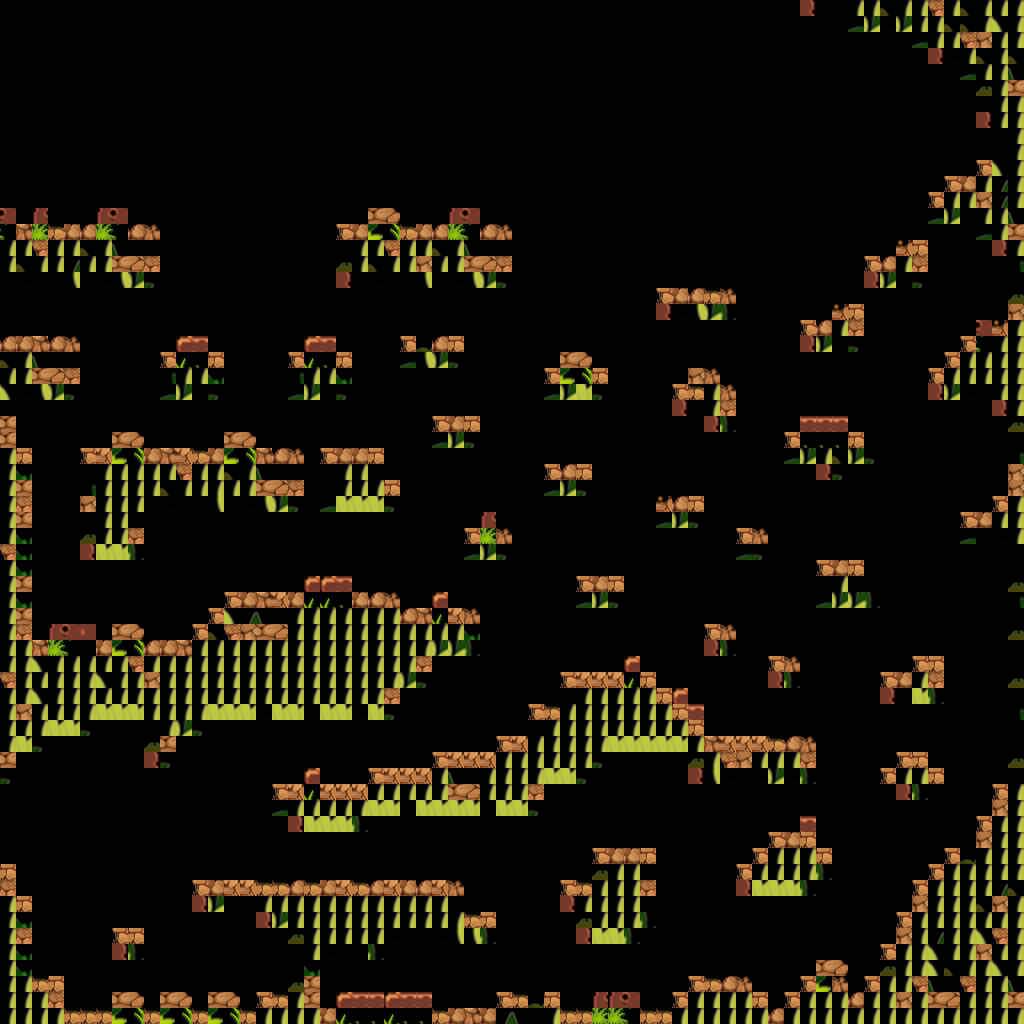

This is a level from a 2D game, rendered from its Tiled map with the project's own tilesets. A one-line summary and the map file follow, with tile-layer data summarised:
An orthogonal 64x64 tile map with 16x16 px tiles, 1 tile layer (Tile Layer 1).

<map version="1.0" orientation="orthogonal" width="64" height="64" tilewidth="16" tileheight="16">
 <tileset firstgid="1" name="tiles-ground" tilewidth="16" tileheight="16">
  <image source="tiles-ground.png" width="272" height="64" />
 </tileset>
 <layer name="Tile Layer 1" width="64" height="64">
  <data>[4096 cells, 1235 non-empty, 53 distinct tile ids]</data>
 </layer>
</map>